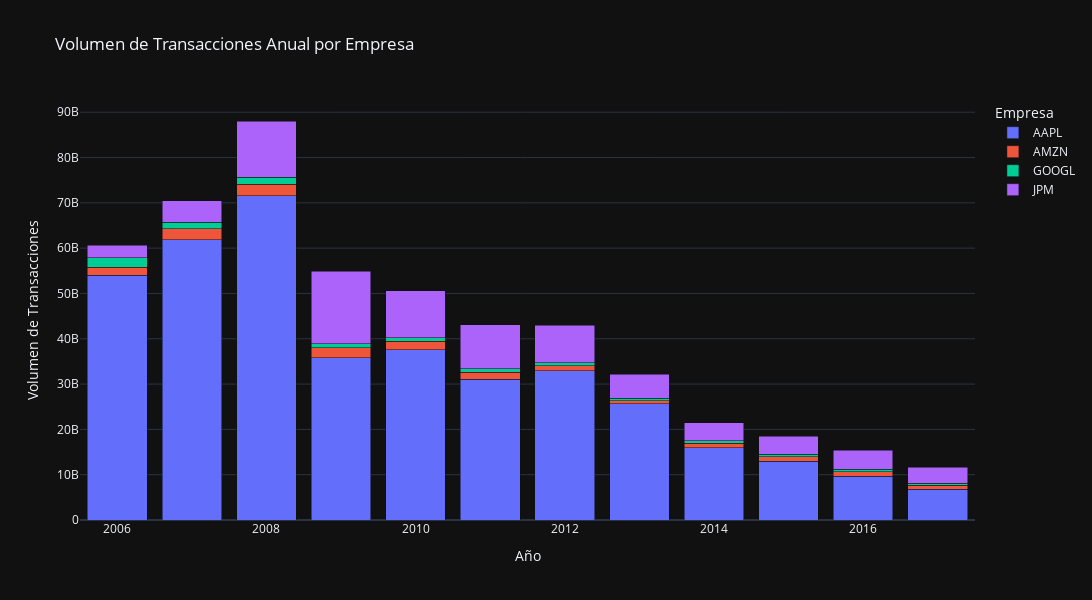

This figure's notebook cell:
### Markdown cell above
## Volumen de transacciones anual de AAPL, JPM, GOOGL y AMAZN. En el mismo gráfico debo poder comparar el volumen por año y la proporción de este correspondiente a cada empresa.

### Code cell
# Agregar columnas de año y empresa
df['year'] = pd.to_datetime(df['date']).dt.year
df['company'] = df['name']

# Filtrar los datos para las empresas específicas
filtered_df = df[df['name'].isin(['AAPL', 'JPM', 'GOOGL', 'AMZN'])]

# Calcular el volumen total por año y empresa
volume_by_year_company = filtered_df.groupby(['year', 'company'])['volume'].sum().reset_index()

# Crear el gráfico de barras apiladas
fig = px.bar(volume_by_year_company, x='year', y='volume', color='company', 
             title='Volumen de Transacciones Anual por Empresa',
             labels={'year': 'Año', 'volume': 'Volumen de Transacciones', 'company': 'Empresa'},
             barmode='stack',
             height=600,
            width=1200)

# Mostrar el gráfico
fig.show()

### Figure 1 — Plotly figure (JSON) as saved in the notebook; plotly's stock layout.template omitted (floating-point values rounded to 4 significant figures)
{"data": [{"alignmentgroup": "True", "hovertemplate": "Empresa=AAPL<br>Año=%{x}<br>Volumen de Transacciones=%{y}<extra></extra>", "legendgroup": "AAPL", "marker": {"color": "#636efa", "pattern": {"shape": ""}}, "name": "AAPL", "offsetgroup": "AAPL", "orientation": "v", "showlegend": true, "textposition": "auto", "type": "bar", "x": [2006, 2007, 2008, 2009, 2010, 2011, 2012, 2013, 2014, 2015, 2016, 2017], "xaxis": "x", "y": [53982792080, 61849550357, 71532125609, 35850854893, 37612777363, 31108767508, 32994076346, 25606397999, 15934492690, 13019939940, 9625820389, 6811235883], "yaxis": "y"}, {"alignmentgroup": "True", "hovertemplate": "Empresa=AMZN<br>Año=%{x}<br>Volumen de Transacciones=%{y}<extra></extra>", "legendgroup": "AMZN", "marker": {"color": "#EF553B", "pattern": {"shape": ""}}, "name": "AMZN", "offsetgroup": "AMZN", "orientation": "v", "showlegend": true, "textposition": "auto", "type": "bar", "x": [2006, 2007, 2008, 2009, 2010, 2011, 2012, 2013, 2014, 2015, 2016, 2017], "xaxis": "x", "y": [1792552278, 2454647696, 2520431923, 2146562394, 1829323102, 1464295930, 1050233531, 748378451, 1030226257, 954245799, 1034016481, 882925900], "yaxis": "y"}, {"alignmentgroup": "True", "hovertemplate": "Empresa=GOOGL<br>Año=%{x}<br>Volumen de Transacciones=%{y}<extra></extra>", "legendgroup": "GOOGL", "marker": {"color": "#00cc96", "pattern": {"shape": ""}}, "name": "GOOGL", "offsetgroup": "GOOGL", "orientation": "v", "showlegend": true, "textposition": "auto", "type": "bar", "x": [2006, 2007, 2008, 2009, 2010, 2011, 2012, 2013, 2014, 2015, 2016, 2017], "xaxis": "x", "y": [2134134420, 1367346735, 1606159196, 885224033, 799731223, 777725691, 649998834, 526336666, 529858529, 545842483, 493769102, 405862262], "yaxis": "y"}, {"alignmentgroup": "True", "hovertemplate": "Empresa=JPM<br>Año=%{x}<br>Volumen de Transacciones=%{y}<extra></extra>", "legendgroup": "JPM", "marker": {"color": "#ab63fa", "pattern": {"shape": ""}}, "name": "JPM", "offsetgroup": "JPM", "orientation": "v", "showlegend": true, "textposition": "auto", "type": "bar", "x": [2006, 2007, 2008, 2009, 2010, 2011, 2012, 2013, 2014, 2015, 2016, 2017], "xaxis": "x", "y": [2710492500, 4755970035, 12400758806, 16071080671, 10371639245, 9716772550, 8267915072, 5324287797, 3985797974, 3992625707, 4289325011, 3488062616], "yaxis": "y"}], "layout": {"barmode": "stack", "height": 600, "legend": {"title": {"text": "Empresa"}, "tracegroupgap": 0}, "title": {"text": "Volumen de Transacciones Anual por Empresa"}, "width": 1200, "xaxis": {"anchor": "y", "domain": [0, 1], "title": {"text": "Año"}}, "yaxis": {"anchor": "x", "domain": [0, 1], "title": {"text": "Volumen de Transacciones"}}}}
